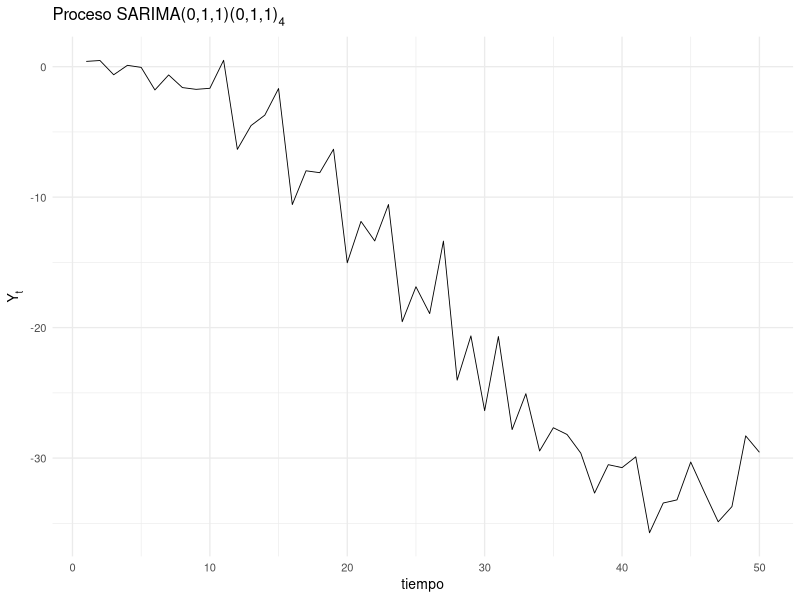
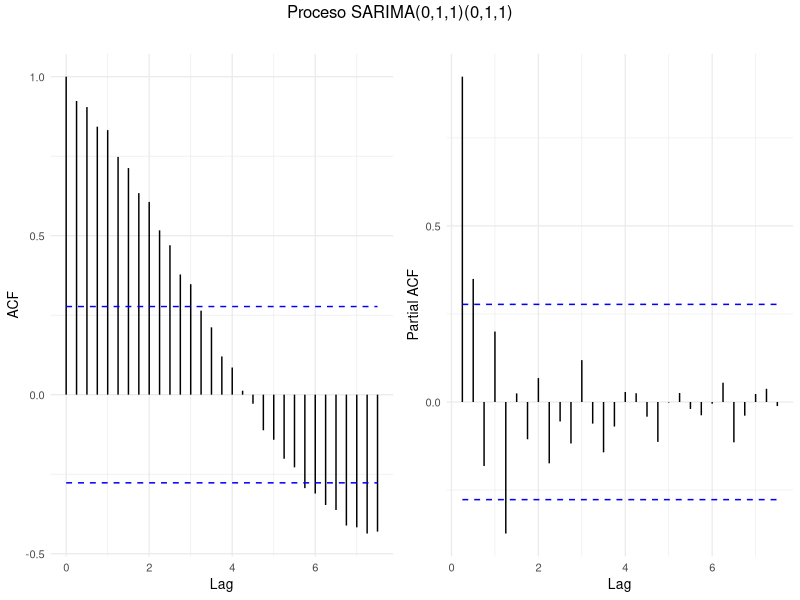
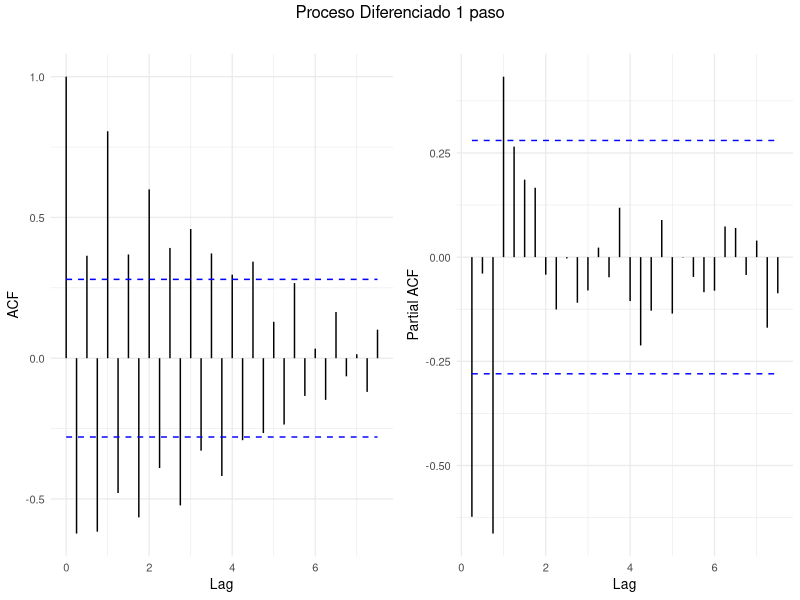
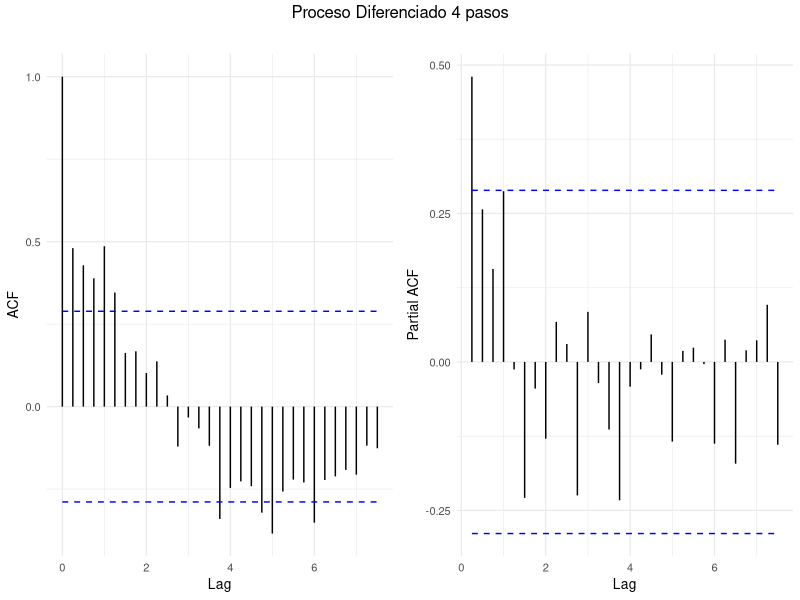

These figures' R source, in order:
## ---- chunk 1
knitr::opts_chunk$set(echo = T, 
                      fig.height = 2.5, fig.width = 5, 
                      fig.align = "center", fig.pos = 'h', 
                      warning = FALSE, message = FALSE)
library(tidyverse)
library(ggfortify)
theme_set(theme_minimal(base_size = 10))
# Función para grafica acf y pacf ----
acf_pacf_fun <- function(vec_ts, title_chr = "" ){
  require(ggfortify)
  require(gridExtra)
  
  gg.1 <- autoplot(acf(vec_ts, plot = F, lag = 30), main = "", ylab = "ACF")
  gg.2 <- autoplot(pacf(vec_ts, plot = F, lag = 30), main = "", ylab = "Partial ACF")  
  gridExtra::grid.arrange(gg.1, gg.2, ncol = 2, top = title_chr)
}
## ---- chunk 2
n_sims <- 50

sigma2 <- 4
theta1 <- 0.7
Theta1 <- 0.6

set.seed(10871002)
z_vec <- rnorm(n_sims, mean = 0, sd = sqrt(sigma2))
y_vec <- NULL
x_vec <- NULL
x_vec[1:5] <- z_vec[1:5]

# Loop para generar el proceso 
for(i in 6:n_sims){
  x_vec[i] <- x_vec[i-1] + x_vec[i-4] - x_vec[i-5] + 
    z_vec[i] - theta1*z_vec[i-1] + Theta1*z_vec[i-4] - 
    theta1*Theta1*z_vec[i-5]
}
## ---- chunk 3
tibble(n_sim = 1:n_sims, 
       x_vec = x_vec) %>% 
  ggplot( aes(x = n_sim, y = x_vec) ) + 
  geom_line(size = .3) + 
  ylab(expression(paste("Y"["t"]^{}) ) )  + 
  xlab("tiempo") + 
  ggtitle( expression( paste("Proceso SARIMA(0,1,1)(0,1,1)"[4]^{}) ))
## ---- chunk 4
ts_vec <- ts(x_vec, start = 1, frequency = 4)
acf_pacf_fun(ts_vec, title_chr = "Proceso SARIMA(0,1,1)(0,1,1)")
## ---- chunk 5
vec_lag <- diff(x_vec, lag = 1) # y_vec - lag(y_vec) #
ts_vec_lag <- ts(vec_lag, start = 2, frequency = 4)
acf_pacf_fun(ts_vec_lag, title_chr = "Proceso Diferenciado 1 paso")
## ---- chunk 6
vec_lag <- diff(x_vec, lag = 4) # y_vec - lag(y_vec) #
ts_vec_lag4 <- ts(vec_lag, start = 4, frequency = 4)
acf_pacf_fun(ts_vec_lag4, title_chr = "Proceso Diferenciado 4 pasos")
